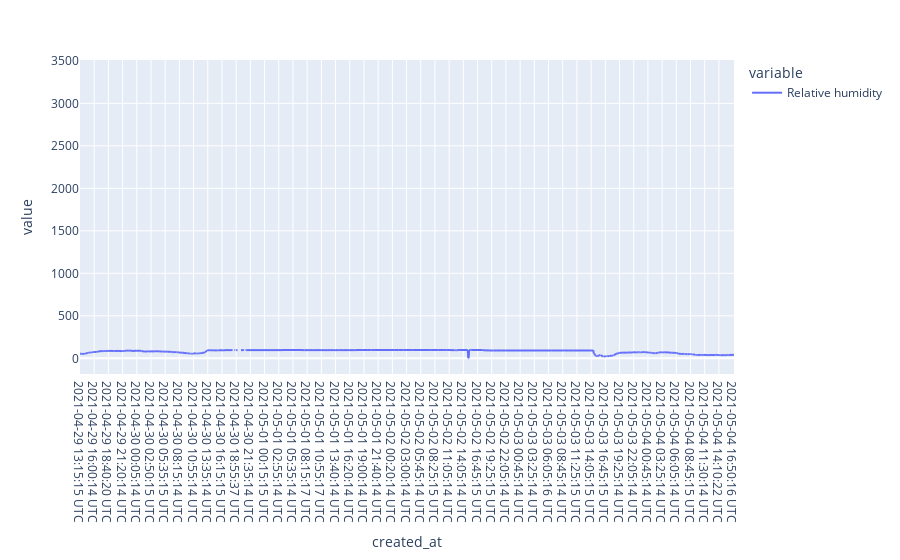

Notebook source saved alongside this figure:
### Code cell
humidity_series.plot()

### Figure 1 — Plotly figure (JSON) as saved in the notebook; plotly's stock layout.template omitted (floating-point values rounded to 4 significant figures; data arrays with more than 128 entries replaced by an {"elided": "..."} marker saying what was removed)
{"data": [{"hovertemplate": "variable=Relative humidity<br>created_at=%{x}<br>value=%{y}<extra></extra>", "legendgroup": "Relative humidity", "line": {"color": "#636efa", "dash": "solid"}, "mode": "lines", "name": "Relative humidity", "showlegend": true, "type": "scattergl", "x": {"elided": "1475 str values"}, "xaxis": "x", "y": {"elided": "1475 float values"}, "yaxis": "y"}], "layout": {"legend": {"title": {"text": "variable"}, "tracegroupgap": 0}, "margin": {"t": 60}, "xaxis": {"anchor": "y", "domain": [0, 1], "title": {"text": "created_at"}}, "yaxis": {"anchor": "x", "domain": [0, 1], "title": {"text": "value"}}}}
